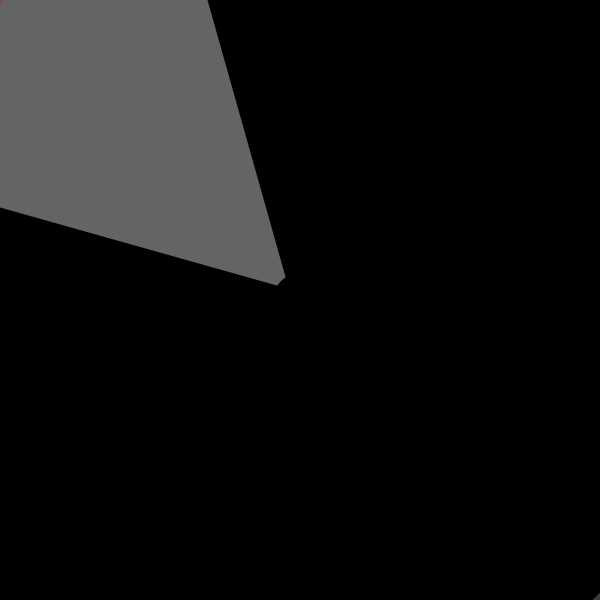
Frame 1 (no input)
Frame 60 (the mouse pressed at the canvas centre just before this capture): identical to frame 1, image omitted
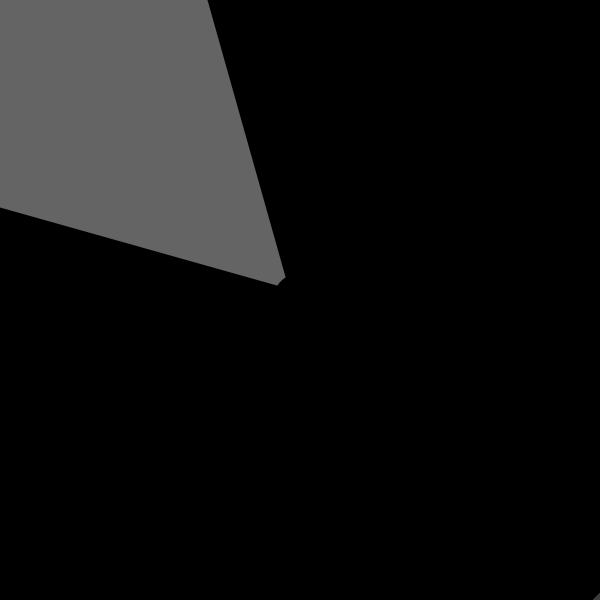
Frame 120 (the mouse held since frame 60 and released just before this capture)

The Processing sketch that drew these frames (run headless with seeded random() and noise(); from frame 60 on, the mouse is pressed at the canvas centre):

// Processing sketch: ByMoonlight
// ── ByMoonlight.pde
float test;
float modX;
float modY;
int t;
boolean cooldown;
boolean a;
boolean d;
boolean w;
boolean s;
int cd = 0;
float px;
float py;
float vx;
float vy;
int sl = 5;
void setup() {
  size(600, 600);
  test = 0;
  px = 500;
  py = 0;
  vx = 0;
  vy = 0;
}

void draw() {
  //---------SETUP / ACTIONS ---------
  modX = pmouseX-300;
  modY = pmouseY-300;
  if (mouseX<=300) {
    t = -1;
  } else {
    t = 1;
  }
  playerActions();
  px = px+vx;
  py = py+vy;
  translate(300, 300);
  //image(d, -300, -300); LAG HEAVY
  if (modX != 0) {
    test = atan(modY/modX);
  }
  //--------------Object Layer----------
  background(100);
  if (cd!=0) {
    stroke(255, 255, 0, map(cd, 0, 10, 0, 255));
    line(cos(test)*500*t, sin(test)*500*t, cos(test)*30*t, sin(test)*30*t);
    line(cos(test-0.2)*50*t, sin(test-0.2)*50*t, cos(test)*30*t, sin(test)*30*t);
    line(cos(test+0.2)*50*t, sin(test+0.2)*50*t, cos(test)*30*t, sin(test)*30*t);
    cd--;
  }
  pushMatrix();
  translate(-px, -py);
  stroke(0);
  fill(60);
  rect(-1000, -1000, 2000, 500);
  rect(-1000, -1000, 500, 2000);
  rect(500, -500, 500, 2000);
  rect(-500, 500, 2000, 500);
  popMatrix();
  //-----------------DARK COVER ----------------
  strokeWeight(5);
  stroke(0);
  fill(0);
  beginShape();
  vertex(cos(test)*10*t, sin(test)*10*t);
  vertex(cos(test-0.5)*500*t, sin(test-0.5)*500*t);
  vertex(cos(test-2)*1000*t, sin(test-2)*1000*t);
  vertex(cos(test+2)*1000*t, sin(test+2)*1000*t);
  vertex(cos(test+0.5)*500*t, sin(test+0.5)*500*t);
  endShape(CLOSE);
  //-------------- UI LAYER -----------------
  stroke(150, 50, 50);
  circle(modX, modY, 1);
  stroke(0);
  circle(0, 0, 50);
}
void playerActions() {
  if (a && vx > -sl) {
    vx = vx-1.75;
  } else if (d && vx < sl) {
    vx = vx+1.75;
  }
  if (w && vy > -sl) {
    vy = vy-1.75;
  } else if (s && vy < sl) {
    vy = vy+1.75;
  }
  //friction
  if (vx != 0) {
    if (vx > 1) {
      vx--;
    } else if (vx < -1) {
      vx++;
    } else {
      vx = 0;
    }
  }
  if (vy != 0) {
    if (vy > 1) {
      vy--;
    } else if (vy < -1) {
      vy++;
    } else {
      vy = 0;
    }
  }
  //bounce
  if (px < -475 || px > 475) {
    px = -px;
    if (px < -475) {
      px = 475;
    } else {
      px = 475;
    }
  }
  if (py < -475 || py > 475) {
    py = -py;
    if (py < -475) {
      py = 475;
    } else {
      py = -475;
    }
  }
}
void mouseClicked() {
  if (cd==0) {
    cd = 10;
  }
}
void keyPressed() {
  if (key == 'a') {
    a = true;
  } else if (key == 'd') {
    d = true;
  }
  if (key == 'w') {
    w = true;
  } else if (key == 's') {
    s = true;
  }
}
void keyReleased() {
  if (key == 'a') {
    a = false;
  } else if (key == 'd') {
    d = false;
  }
    if (key == 'w') {
    w = false;
  } else if (key == 's') {
    s = false;
  }
}
